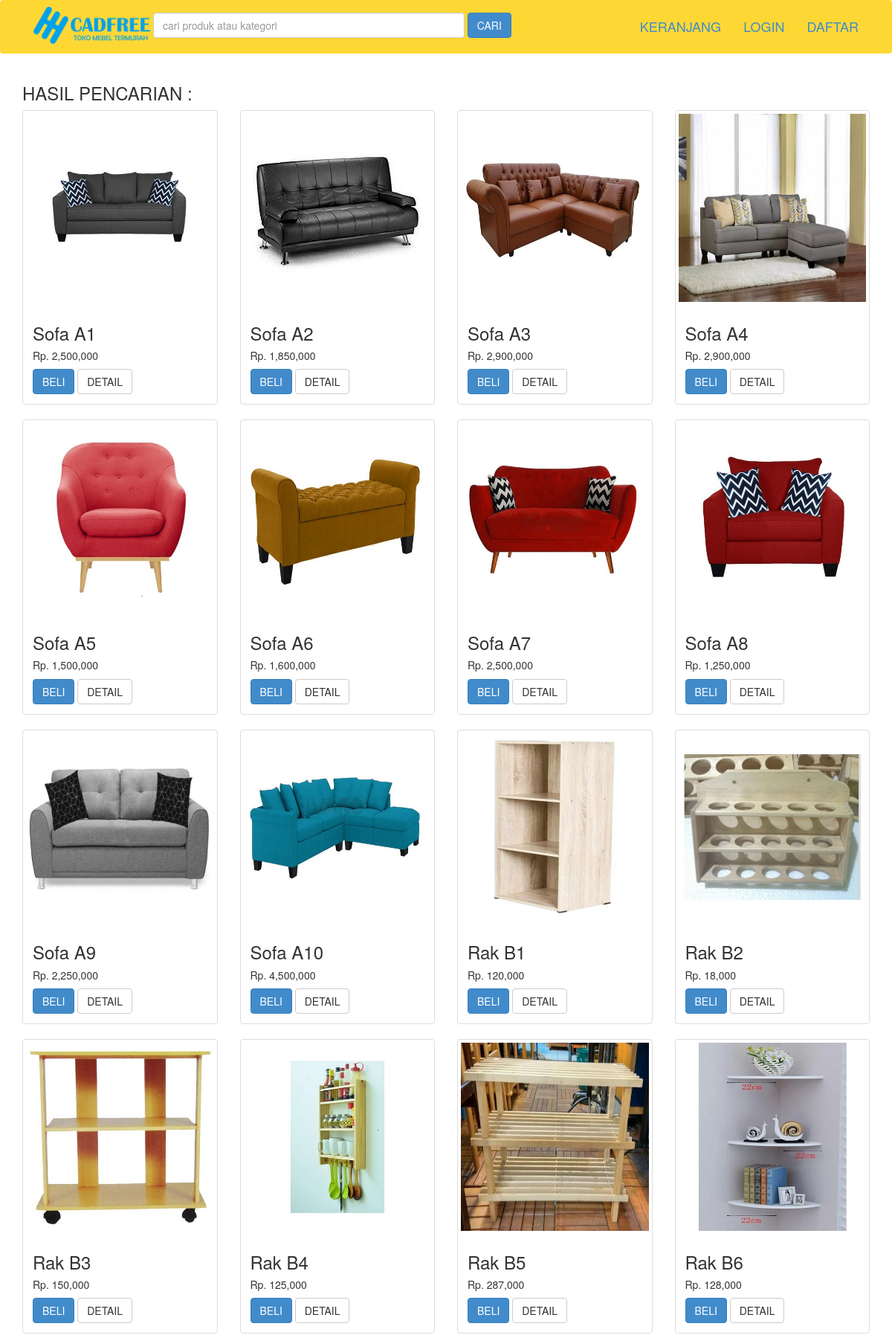
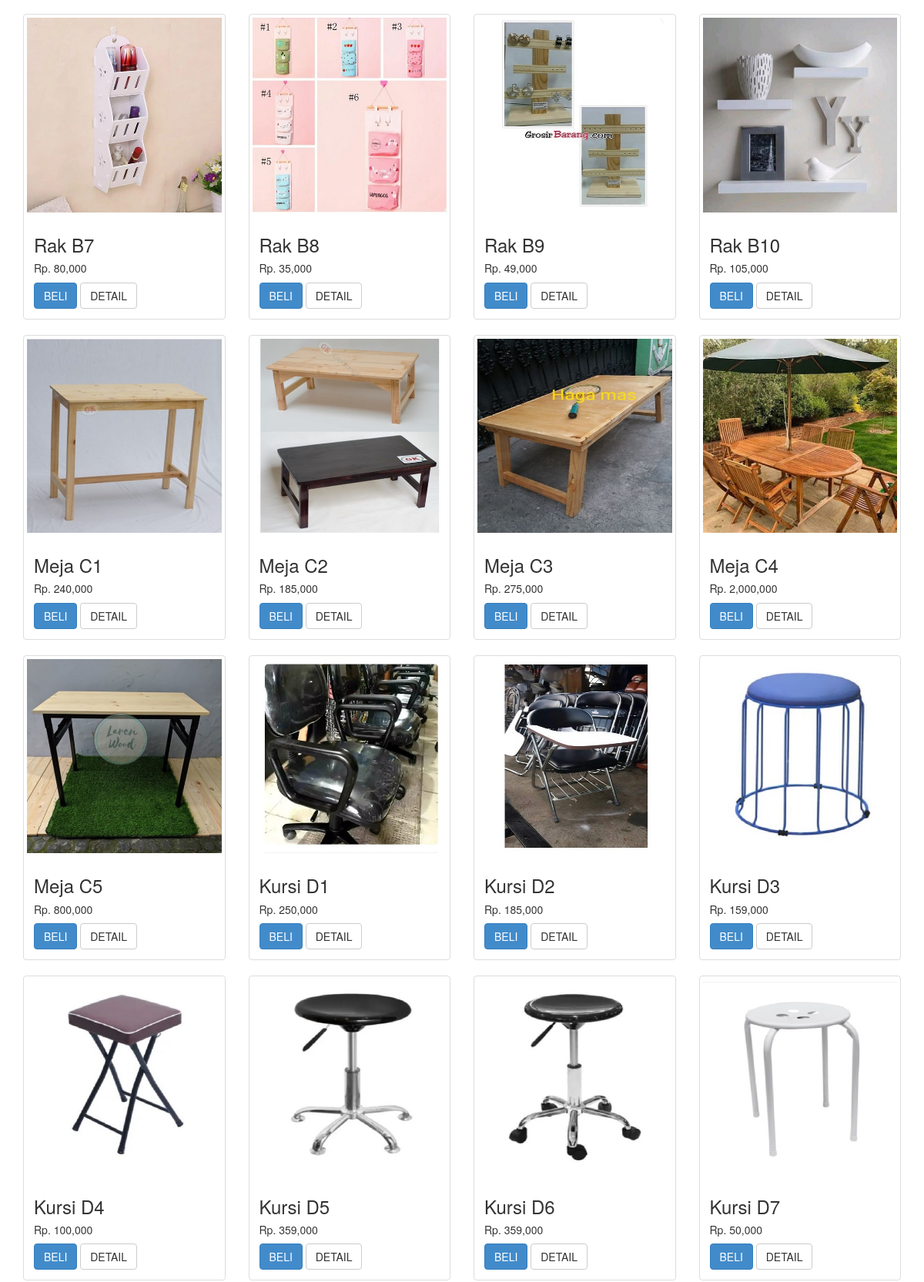
The page /pencarian.php (upper part) on the database its author committed (2 pictures, top to bottom).
### tables this page shows
CREATE TABLE `produk` (
  `id_produk` int(11) NOT NULL,
  `id_kategori` int(5) NOT NULL,
  `nama_produk` varchar(100) NOT NULL,
  `harga_produk` int(11) NOT NULL,
  `berat_produk` int(11) NOT NULL,
  `foto_produk` varchar(100) NOT NULL,
  `deskripsi_produk` text NOT NULL
);

### pencarian.php (the view, shortened to what this page needs)
<?php include 'koneksi.php' ?>
<?php
$keyword = $_GET["keyword"];
$semuadata=array();
$ambil = $koneksi->query("SELECT * FROM produk WHERE nama_produk LIKE '%$keyword%'
	OR deskripsi_produk LIKE '%$keyword%'");
	while ($pecah = $ambil->fetch_assoc())
	{
		$semuadata[]=$pecah;
	}
 ?>
<!DOCTYPE html>
<html>
<head>
	<link rel="stylesheet"  href="admin/assets/css/bootstrap.css">
</head>
<body>
<?php include 'menu.php' ?>
<div class="container">
	<h3> HASIL PENCARIAN : <?php echo $keyword ?></h3>
	<div class="row">
		<?php foreach ($semuadata as $key => $value): ?>
			<div class="col-md-3">
				<div class="thumbnail">
					<img src="foto_produk/<?php echo $value["foto_produk"] ?>" alt="" class="img-responsive">
					<div class="caption">
						<h3><?php echo $value['nama_produk'] ?></h3>
						<h5>Rp. <?php echo number_format($value['harga_produk']) ?></h5>
						<a href="beli.php?id=<?php echo $value['id_produk']; ?>" class="btn btn-primary">BELI</a>
						<a href="detail.php?id=<?php echo $value['id_produk']; ?>" class="btn btn-default">DETAIL</a>
					</div>
				</div>
			</div>
		<?php endforeach ?>
	</div>
</div>
</body>
</html>

### rows shown on the page
produk: foto_produk (picture), nama_produk "Sofa A1", harga_produk "2,500,000"
produk: foto_produk (picture), nama_produk "Sofa A2", harga_produk "1,850,000"
produk: foto_produk (picture), nama_produk "Sofa A3", harga_produk "2,900,000"
produk: foto_produk (picture), nama_produk "Sofa A4", harga_produk "2,900,000"
produk: foto_produk (picture), nama_produk "Sofa A5", harga_produk "1,500,000"
produk: foto_produk (picture), nama_produk "Sofa A6", harga_produk "1,600,000"
produk: foto_produk (picture), nama_produk "Sofa A7", harga_produk "2,500,000"
produk: foto_produk (picture), nama_produk "Sofa A8", harga_produk "1,250,000"
produk: foto_produk (picture), nama_produk "Sofa A9", harga_produk "2,250,000"
produk: foto_produk (picture), nama_produk "Sofa A10", harga_produk "4,500,000"
produk: foto_produk (picture), nama_produk "Rak B1", harga_produk "120,000"
produk: foto_produk (picture), nama_produk "Rak B2", harga_produk "18,000"
produk: foto_produk (picture), nama_produk "Rak B3", harga_produk "150,000"
produk: foto_produk (picture), nama_produk "Rak B4", harga_produk "125,000"
produk: foto_produk (picture), nama_produk "Rak B5", harga_produk "287,000"
produk: foto_produk (picture), nama_produk "Rak B6", harga_produk "128,000"
produk: foto_produk (picture), nama_produk "Rak B7", harga_produk "80,000"
produk: foto_produk (picture), nama_produk "Rak B8", harga_produk "35,000"
produk: foto_produk (picture), nama_produk "Rak B9", harga_produk "49,000"
produk: foto_produk (picture), nama_produk "Rak B10", harga_produk "105,000"
produk: foto_produk (picture), nama_produk "Meja C1", harga_produk "240,000"
produk: foto_produk (picture), nama_produk "Meja C2", harga_produk "185,000"
produk: foto_produk (picture), nama_produk "Meja C3", harga_produk "275,000"
produk: foto_produk (picture), nama_produk "Meja C4", harga_produk "2,000,000"
produk: foto_produk (picture), nama_produk "Meja C5", harga_produk "800,000"
produk: foto_produk (picture), nama_produk "Kursi D1", harga_produk "250,000"
produk: foto_produk (picture), nama_produk "Kursi D2", harga_produk "185,000"
produk: foto_produk (picture), nama_produk "Kursi D3", harga_produk "159,000"
produk: foto_produk (picture), nama_produk "Kursi D4", harga_produk "100,000"
produk: foto_produk (picture), nama_produk "Kursi D5", harga_produk "359,000"
produk: foto_produk (picture), nama_produk "Kursi D6", harga_produk "359,000"
produk: foto_produk (picture), nama_produk "Kursi D7", harga_produk "50,000"
